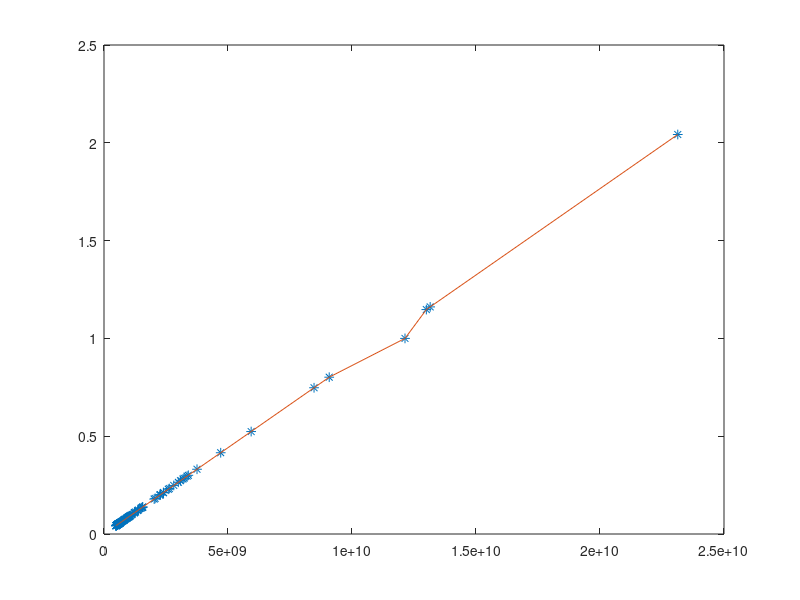

This figure's MATLAB source:
clear ; close all; clc

if exist("data.mat", 'file') == 2
  fprintf('Loading data....\n');
  data = importdata("data.mat");
  words = data.w;
  count = data.c;
else
  [w, c] = textread('short.txt', '%s %f', 'delimiter' , ' ', 2);
  save data.mat w c
  words = w;
  count = c;
end

if exist("answers.mat", 'file') == 2
  d = importdata("answers.mat");
else
  m = (max(count) - min(count)) / 2;
  d = count / m;
end

prompt = 'How many words you would want to answer: ';
wordCount = input(prompt);

for i = 1:wordCount
  %plotting
  figure(1);
  plot (count, d, "*", "markersize", 7);
  hold;
  plot (count, d);

  %find value closest to 0.5
  %which means uncertainty
  value = (max(d) - min(d))/2;
  fprintf('Looking for closest to %f \n', value);
  
  [c index] = min(abs(d - value));
  
  fprintf('The word is "%s"\n', words{index,1});
  userAsnwered = false;
  
  while ~userAsnwered  
    prompt = 'Do you know this word (1/0)? ';
    x = input(prompt);

    if (x = 1) 
      userAsnwered = true;
      d(index) = 1;
      
    elseif (x = 0)
      userAsnwered = true;
      d(index) = 0;
      
    else 
      userAsnwered = false;
    end
    
    if i ~= wordCount
      clf;
    end  
  end 
  %rebuild distibution?
end  

%saving answers to a file
answers = d;
save answers.mat answers;